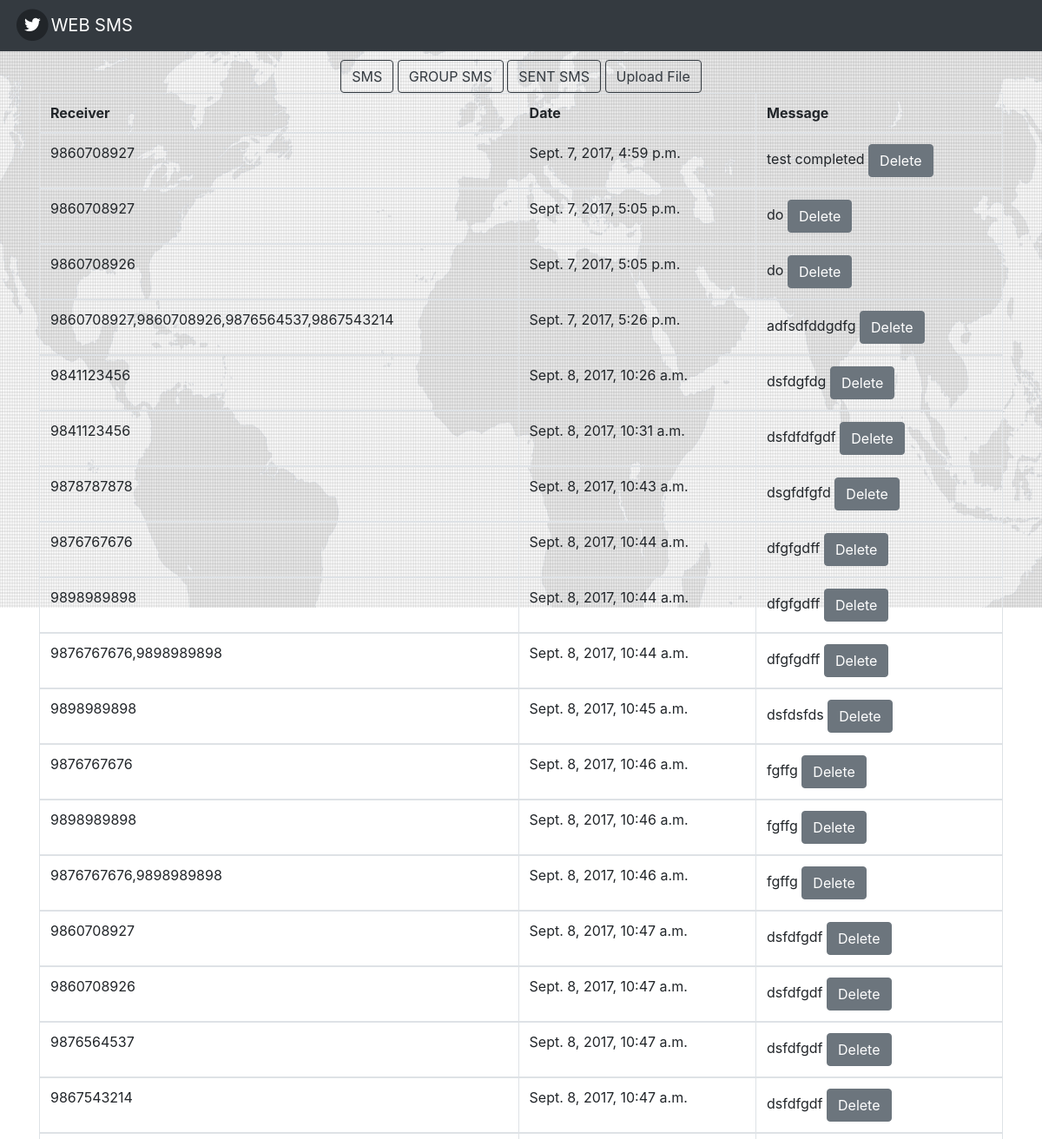
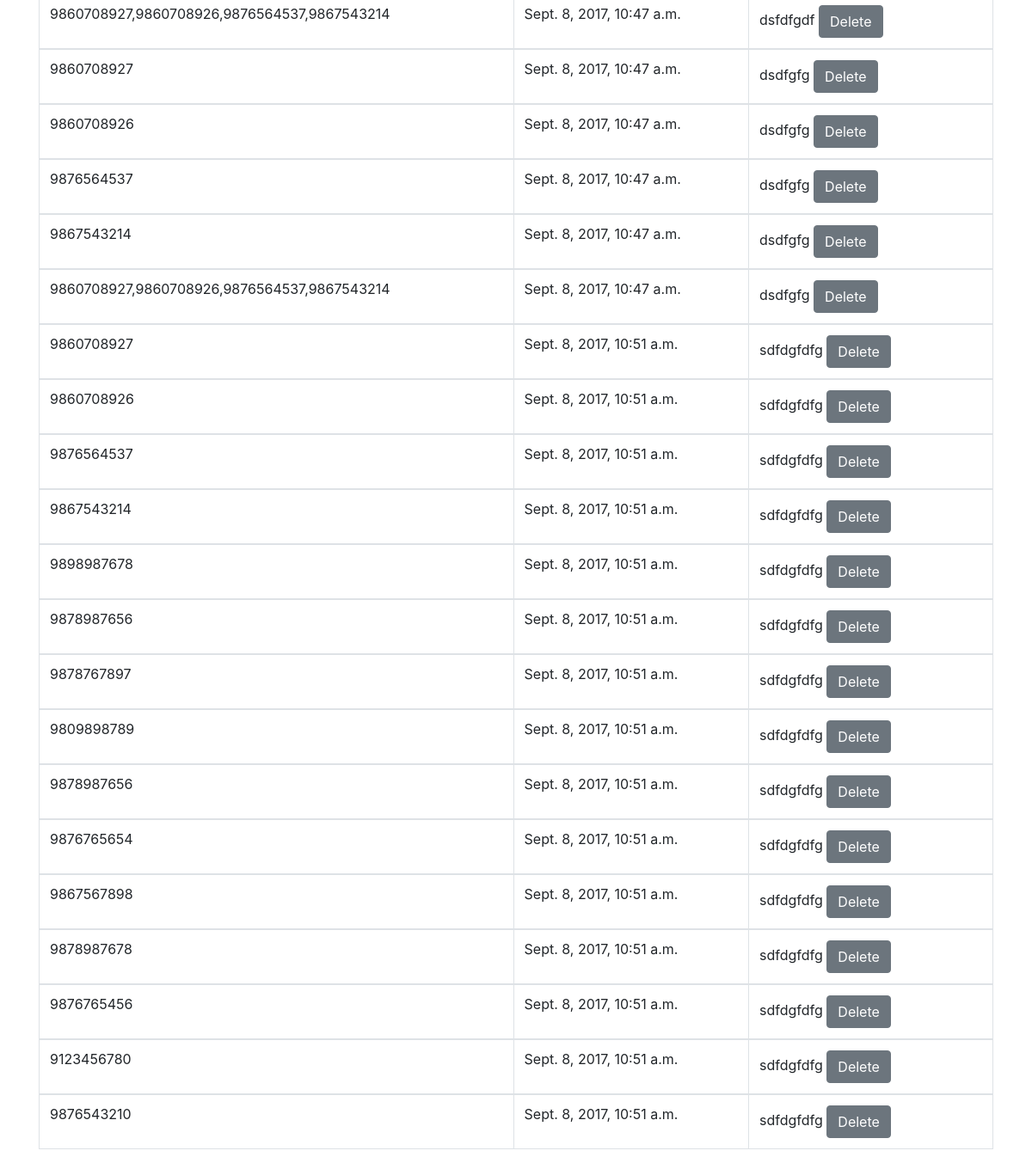
Screenshot of /messages/ with the database file from the repository (2 pictures, top to bottom).
### sms/models.py (models this page shows, shortened)
class Message(models.Model):
	message = models.TextField(max_length=120, blank = True )
	receiver = models.CharField(validators=[django.core.validators.validate_comma_separated_integer_list], blank= True,max_length=200)
	date = models.DateTimeField(default= django.utils.timezone.now)

### sms/views.py (the view)
# urls.py: url(r"^messages/$", views.SentView.as_view(), name="sent_page"),
class SentView(ListView):
    model = Message
    template_name = "sms/sent_page.html"

### sms/templates/sms/sent_page.html (shortened to what this page needs)
{% extends 'sms/base.html' %}
{% block content %}
<center>
<table class="table table-bordered">
  <thead >
    <tr>
      <th>Receiver</th>
      <th>Date</th>
      <th>Message</th>
    </tr>
  </thead>
  {% for query in object_list %}
  <tbody>
    <tr>
      <td>{{query.receiver}}</td>
      <td>{{query.date}}</td>
       <td>{{query.message}}<a href = "{% url 'sms:msg_delete_page' query.id %}">
  <button type="button" class="btn btn-secondary">Delete </button></a></td>
    </tr>
  </tbody>
  {% endfor %}
</table>
{% endblock %}

### sms/templates/sms/base.html (style rules this page uses)
.bg { background-size: 1300px 700px; background-repeat: no-repeat; background-position: top; background-attachment: fixed; }

### rows the page displays
Message: receiver "9860708927", date "Sept. 7, 2017, 4:59 p.m.", message "test completed"
Message: receiver "9860708927", date "Sept. 7, 2017, 5:05 p.m.", message "do"
Message: receiver "9860708926", date "Sept. 7, 2017, 5:05 p.m.", message "do"
Message: receiver "9860708927,9860708926,9876564537,9867543214", date "Sept. 7, 2017, 5:26 p.m.", message "adfsdfddgdfg"
Message: receiver "9841123456", date "Sept. 8, 2017, 10:26 a.m.", message "dsfdgfdg"
Message: receiver "9841123456", date "Sept. 8, 2017, 10:31 a.m.", message "dsfdfdfgdf"
Message: receiver "9878787878", date "Sept. 8, 2017, 10:43 a.m.", message "dsgfdfgfd"
Message: receiver "9876767676", date "Sept. 8, 2017, 10:44 a.m.", message "dfgfgdff"
Message: receiver "9898989898", date "Sept. 8, 2017, 10:44 a.m.", message "dfgfgdff"
Message: receiver "9876767676,9898989898", date "Sept. 8, 2017, 10:44 a.m.", message "dfgfgdff"
Message: receiver "9898989898", date "Sept. 8, 2017, 10:45 a.m.", message "dsfdsfds"
Message: receiver "9876767676", date "Sept. 8, 2017, 10:46 a.m.", message "fgffg"
Message: receiver "9898989898", date "Sept. 8, 2017, 10:46 a.m.", message "fgffg"
Message: receiver "9876767676,9898989898", date "Sept. 8, 2017, 10:46 a.m.", message "fgffg"
Message: receiver "9860708927", date "Sept. 8, 2017, 10:47 a.m.", message "dsfdfgdf"
Message: receiver "9860708926", date "Sept. 8, 2017, 10:47 a.m.", message "dsfdfgdf"
Message: receiver "9876564537", date "Sept. 8, 2017, 10:47 a.m.", message "dsfdfgdf"
Message: receiver "9867543214", date "Sept. 8, 2017, 10:47 a.m.", message "dsfdfgdf"
Message: receiver "9860708927,9860708926,9876564537,9867543214", date "Sept. 8, 2017, 10:47 a.m.", message "dsfdfgdf"
Message: receiver "9860708927", date "Sept. 8, 2017, 10:47 a.m.", message "dsdfgfg"
Message: receiver "9860708926", date "Sept. 8, 2017, 10:47 a.m.", message "dsdfgfg"
Message: receiver "9876564537", date "Sept. 8, 2017, 10:47 a.m.", message "dsdfgfg"
Message: receiver "9867543214", date "Sept. 8, 2017, 10:47 a.m.", message "dsdfgfg"
Message: receiver "9860708927,9860708926,9876564537,9867543214", date "Sept. 8, 2017, 10:47 a.m.", message "dsdfgfg"
Message: receiver "9860708927", date "Sept. 8, 2017, 10:51 a.m.", message "sdfdgfdfg"
Message: receiver "9860708926", date "Sept. 8, 2017, 10:51 a.m.", message "sdfdgfdfg"
Message: receiver "9876564537", date "Sept. 8, 2017, 10:51 a.m.", message "sdfdgfdfg"
Message: receiver "9867543214", date "Sept. 8, 2017, 10:51 a.m.", message "sdfdgfdfg"
Message: receiver "9898987678", date "Sept. 8, 2017, 10:51 a.m.", message "sdfdgfdfg"
Message: receiver "9878987656", date "Sept. 8, 2017, 10:51 a.m.", message "sdfdgfdfg"
Message: receiver "9878767897", date "Sept. 8, 2017, 10:51 a.m.", message "sdfdgfdfg"
Message: receiver "9809898789", date "Sept. 8, 2017, 10:51 a.m.", message "sdfdgfdfg"
Message: receiver "9878987656", date "Sept. 8, 2017, 10:51 a.m.", message "sdfdgfdfg"
Message: receiver "9876765654", date "Sept. 8, 2017, 10:51 a.m.", message "sdfdgfdfg"
Message: receiver "9867567898", date "Sept. 8, 2017, 10:51 a.m.", message "sdfdgfdfg"
Message: receiver "9878987678", date "Sept. 8, 2017, 10:51 a.m.", message "sdfdgfdfg"
Message: receiver "9876765456", date "Sept. 8, 2017, 10:51 a.m.", message "sdfdgfdfg"
Message: receiver "9123456780", date "Sept. 8, 2017, 10:51 a.m.", message "sdfdgfdfg"
Message: receiver "9876543210", date "Sept. 8, 2017, 10:51 a.m.", message "sdfdgfdfg"
